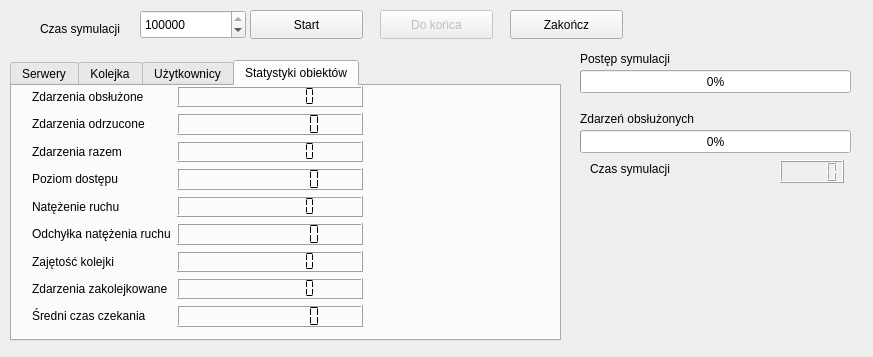
<ui version="4.0" >
 <class>Form</class>
 <widget class="QWidget" name="Form" >
  <property name="geometry" >
   <rect>
    <x>0</x>
    <y>0</y>
    <width>873</width>
    <height>357</height>
   </rect>
  </property>
  <property name="windowTitle" >
   <string>Praca inzynierska -- symulator</string>
  </property>
  <widget class="QPushButton" name="startButton" >
   <property name="geometry" >
    <rect>
     <x>250</x>
     <y>10</y>
     <width>113</width>
     <height>29</height>
    </rect>
   </property>
   <property name="text" >
    <string>Start</string>
   </property>
  </widget>
  <widget class="QPushButton" name="ToEnd" >
   <property name="enabled" >
    <bool>false</bool>
   </property>
   <property name="geometry" >
    <rect>
     <x>380</x>
     <y>10</y>
     <width>113</width>
     <height>29</height>
    </rect>
   </property>
   <property name="text" >
    <string>Do końca</string>
   </property>
  </widget>
  <widget class="QLabel" name="label_3" >
   <property name="geometry" >
    <rect>
     <x>40</x>
     <y>20</y>
     <width>92</width>
     <height>18</height>
    </rect>
   </property>
   <property name="text" >
    <string>Czas symulacji</string>
   </property>
  </widget>
  <widget class="QSpinBox" name="MaxSimTime" >
   <property name="geometry" >
    <rect>
     <x>140</x>
     <y>10</y>
     <width>106</width>
     <height>29</height>
    </rect>
   </property>
   <property name="minimum" >
    <number>1</number>
   </property>
   <property name="maximum" >
    <number>999999999</number>
   </property>
   <property name="singleStep" >
    <number>60</number>
   </property>
   <property name="value" >
    <number>500000</number>
   </property>
  </widget>
  <widget class="QTabWidget" name="EventTabs" >
   <property name="geometry" >
    <rect>
     <x>10</x>
     <y>60</y>
     <width>551</width>
     <height>281</height>
    </rect>
   </property>
   <property name="currentIndex" >
    <number>3</number>
   </property>
   <widget class="QWidget" name="tab" >
    <attribute name="title" >
     <string>Serwery</string>
    </attribute>
    <widget class="QLabel" name="label" >
     <property name="geometry" >
      <rect>
       <x>20</x>
       <y>30</y>
       <width>94</width>
       <height>18</height>
      </rect>
     </property>
     <property name="text" >
      <string>Ilość serwerów</string>
     </property>
    </widget>
    <widget class="QSpinBox" name="ServersNum" >
     <property name="geometry" >
      <rect>
       <x>120</x>
       <y>20</y>
       <width>106</width>
       <height>29</height>
      </rect>
     </property>
     <property name="minimum" >
      <number>1</number>
     </property>
     <property name="maximum" >
      <number>999999999</number>
     </property>
     <property name="value" >
      <number>50</number>
     </property>
    </widget>
   </widget>
   <widget class="QWidget" name="tab_2" >
    <attribute name="title" >
     <string>Kolejka</string>
    </attribute>
    <widget class="QWidget" name="formLayoutWidget_3" >
     <property name="geometry" >
      <rect>
       <x>10</x>
       <y>10</y>
       <width>401</width>
       <height>158</height>
      </rect>
     </property>
     <layout class="QFormLayout" name="formLayout_3" >
      <property name="fieldGrowthPolicy" >
       <enum>QFormLayout::AllNonFixedFieldsGrow</enum>
      </property>
      <item row="0" column="0" >
       <widget class="QLabel" name="label_2" >
        <property name="text" >
         <string>Rozmiar kolejki</string>
        </property>
       </widget>
      </item>
      <item row="0" column="1" >
       <widget class="QSpinBox" name="QueueSize" >
        <property name="maximum" >
         <number>999999999</number>
        </property>
        <property name="singleStep" >
         <number>10</number>
        </property>
        <property name="value" >
         <number>200</number>
        </property>
       </widget>
      </item>
      <item row="1" column="0" >
       <widget class="QLabel" name="label_18" >
        <property name="text" >
         <string>Maksymalny czas czekania</string>
        </property>
       </widget>
      </item>
      <item row="1" column="1" >
       <widget class="QSpinBox" name="WaitLen" >
        <property name="maximum" >
         <number>999999999</number>
        </property>
        <property name="singleStep" >
         <number>10</number>
        </property>
        <property name="value" >
         <number>90</number>
        </property>
       </widget>
      </item>
      <item row="2" column="0" >
       <widget class="QLabel" name="label_21" >
        <property name="text" >
         <string>Dyscyplina kolejki</string>
        </property>
       </widget>
      </item>
      <item row="2" column="1" >
       <widget class="QComboBox" name="Discipline" >
        <item>
         <property name="text" >
          <string>FIFO</string>
         </property>
        </item>
        <item>
         <property name="text" >
          <string>LIFO</string>
         </property>
        </item>
        <item>
         <property name="text" >
          <string>RANDOM</string>
         </property>
        </item>
       </widget>
      </item>
     </layout>
    </widget>
   </widget>
   <widget class="QWidget" name="tab_3" >
    <attribute name="title" >
     <string>Użytkownicy</string>
    </attribute>
    <widget class="QWidget" name="formLayoutWidget_2" >
     <property name="geometry" >
      <rect>
       <x>10</x>
       <y>10</y>
       <width>331</width>
       <height>161</height>
      </rect>
     </property>
     <layout class="QFormLayout" name="formLayout_2" >
      <property name="fieldGrowthPolicy" >
       <enum>QFormLayout::AllNonFixedFieldsGrow</enum>
      </property>
      <item row="0" column="0" >
       <widget class="QLabel" name="label_4" >
        <property name="text" >
         <string>Ilość użytkowników</string>
        </property>
       </widget>
      </item>
      <item row="0" column="1" >
       <widget class="QSpinBox" name="UserNum" >
        <property name="maximum" >
         <number>999999999</number>
        </property>
        <property name="value" >
         <number>200</number>
        </property>
       </widget>
      </item>
      <item row="1" column="1" >
       <widget class="QComboBox" name="EventLength" >
        <item>
         <property name="text" >
          <string>Const</string>
         </property>
        </item>
        <item>
         <property name="text" >
          <string>Wykładniczy</string>
         </property>
        </item>
        <item>
         <property name="text" >
          <string>Normalny</string>
         </property>
        </item>
        <item>
         <property name="text" >
          <string>Poissona</string>
         </property>
        </item>
        <item>
         <property name="text" >
          <string>Erlanga</string>
         </property>
        </item>
       </widget>
      </item>
      <item row="1" column="0" >
       <widget class="QLabel" name="label_13" >
        <property name="text" >
         <string>Czas trwania</string>
        </property>
       </widget>
      </item>
      <item row="2" column="1" >
       <widget class="QSpinBox" name="TrafficLen" >
        <property name="maximum" >
         <number>999999999</number>
        </property>
        <property name="singleStep" >
         <number>10</number>
        </property>
        <property name="value" >
         <number>90</number>
        </property>
       </widget>
      </item>
      <item row="2" column="0" >
       <widget class="QLabel" name="label_11" >
        <property name="text" >
         <string>Średni czas trwania</string>
        </property>
       </widget>
      </item>
      <item row="3" column="0" >
       <widget class="QLabel" name="label_10" >
        <property name="text" >
         <string>Natężenie ruchu</string>
        </property>
       </widget>
      </item>
      <item row="3" column="1" >
       <widget class="QDoubleSpinBox" name="TrafficDen" >
        <property name="maximum" >
         <double>100000.000000000000000</double>
        </property>
        <property name="value" >
         <double>37.899999999999999</double>
        </property>
       </widget>
      </item>
     </layout>
    </widget>
   </widget>
   <widget class="QWidget" name="tab_4" >
    <attribute name="title" >
     <string>Statystyki obiektów</string>
    </attribute>
    <widget class="QWidget" name="formLayoutWidget" >
     <property name="geometry" >
      <rect>
       <x>20</x>
       <y>0</y>
       <width>331</width>
       <height>241</height>
      </rect>
     </property>
     <layout class="QFormLayout" name="formLayout" >
      <property name="fieldGrowthPolicy" >
       <enum>QFormLayout::AllNonFixedFieldsGrow</enum>
      </property>
      <item row="0" column="1" >
       <widget class="QLCDNumber" name="LCDServed" >
        <property name="numDigits" >
         <number>10</number>
        </property>
        <property name="segmentStyle" >
         <enum>QLCDNumber::Flat</enum>
        </property>
       </widget>
      </item>
      <item row="1" column="0" >
       <widget class="QLabel" name="label_8" >
        <property name="text" >
         <string>Zdarzenia odrzucone</string>
        </property>
       </widget>
      </item>
      <item row="1" column="1" >
       <widget class="QLCDNumber" name="LCDRejected" >
        <property name="numDigits" >
         <number>10</number>
        </property>
        <property name="segmentStyle" >
         <enum>QLCDNumber::Flat</enum>
        </property>
       </widget>
      </item>
      <item row="2" column="0" >
       <widget class="QLabel" name="label_9" >
        <property name="text" >
         <string>Zdarzenia razem</string>
        </property>
       </widget>
      </item>
      <item row="2" column="1" >
       <widget class="QLCDNumber" name="LCDAll" >
        <property name="numDigits" >
         <number>10</number>
        </property>
        <property name="segmentStyle" >
         <enum>QLCDNumber::Flat</enum>
        </property>
       </widget>
      </item>
      <item row="0" column="0" >
       <widget class="QLabel" name="label_7" >
        <property name="text" >
         <string>Zdarzenia obsłużone</string>
        </property>
       </widget>
      </item>
      <item row="3" column="0" >
       <widget class="QLabel" name="label_14" >
        <property name="text" >
         <string>Poziom dostępu</string>
        </property>
       </widget>
      </item>
      <item row="3" column="1" >
       <widget class="QLCDNumber" name="LCDGOS" >
        <property name="smallDecimalPoint" >
         <bool>false</bool>
        </property>
        <property name="numDigits" >
         <number>10</number>
        </property>
        <property name="segmentStyle" >
         <enum>QLCDNumber::Flat</enum>
        </property>
        <property name="value" stdset="0" >
         <double>0.000000000000000</double>
        </property>
       </widget>
      </item>
      <item row="4" column="0" >
       <widget class="QLabel" name="label_15" >
        <property name="text" >
         <string>Natężenie ruchu</string>
        </property>
       </widget>
      </item>
      <item row="4" column="1" >
       <widget class="QLCDNumber" name="LCDA" >
        <property name="numDigits" >
         <number>10</number>
        </property>
        <property name="segmentStyle" >
         <enum>QLCDNumber::Flat</enum>
        </property>
       </widget>
      </item>
      <item row="5" column="0" >
       <widget class="QLabel" name="label_16" >
        <property name="text" >
         <string>Odchyłka natężenia ruchu</string>
        </property>
       </widget>
      </item>
      <item row="5" column="1" >
       <widget class="QLCDNumber" name="LCDErr" >
        <property name="numDigits" >
         <number>10</number>
        </property>
        <property name="segmentStyle" >
         <enum>QLCDNumber::Flat</enum>
        </property>
       </widget>
      </item>
      <item row="6" column="0" >
       <widget class="QLabel" name="label_19" >
        <property name="text" >
         <string>Zajętość kolejki</string>
        </property>
       </widget>
      </item>
      <item row="6" column="1" >
       <widget class="QLCDNumber" name="LCDQueUsage" >
        <property name="numDigits" >
         <number>10</number>
        </property>
        <property name="segmentStyle" >
         <enum>QLCDNumber::Flat</enum>
        </property>
       </widget>
      </item>
      <item row="7" column="0" >
       <widget class="QLabel" name="label_12" >
        <property name="text" >
         <string>Zdarzenia zakolejkowane</string>
        </property>
       </widget>
      </item>
      <item row="7" column="1" >
       <widget class="QLCDNumber" name="LCDReallyQueued" >
        <property name="numDigits" >
         <number>10</number>
        </property>
        <property name="segmentStyle" >
         <enum>QLCDNumber::Flat</enum>
        </property>
       </widget>
      </item>
      <item row="8" column="0" >
       <widget class="QLabel" name="label_20" >
        <property name="text" >
         <string>Średni czas czekania</string>
        </property>
       </widget>
      </item>
      <item row="8" column="1" >
       <widget class="QLCDNumber" name="LCDAvgWait" >
        <property name="numDigits" >
         <number>10</number>
        </property>
        <property name="segmentStyle" >
         <enum>QLCDNumber::Flat</enum>
        </property>
       </widget>
      </item>
     </layout>
    </widget>
   </widget>
  </widget>
  <widget class="QPushButton" name="QuiT" >
   <property name="geometry" >
    <rect>
     <x>510</x>
     <y>10</y>
     <width>113</width>
     <height>29</height>
    </rect>
   </property>
   <property name="text" >
    <string>Zakończ</string>
   </property>
  </widget>
  <widget class="QProgressBar" name="ProgressSim" >
   <property name="geometry" >
    <rect>
     <x>580</x>
     <y>70</y>
     <width>271</width>
     <height>23</height>
    </rect>
   </property>
   <property name="value" >
    <number>0</number>
   </property>
  </widget>
  <widget class="QProgressBar" name="ProgressGOS" >
   <property name="geometry" >
    <rect>
     <x>580</x>
     <y>130</y>
     <width>271</width>
     <height>23</height>
    </rect>
   </property>
   <property name="value" >
    <number>0</number>
   </property>
  </widget>
  <widget class="QLabel" name="label_5" >
   <property name="geometry" >
    <rect>
     <x>580</x>
     <y>50</y>
     <width>104</width>
     <height>18</height>
    </rect>
   </property>
   <property name="text" >
    <string>Postęp symulacji</string>
   </property>
  </widget>
  <widget class="QLabel" name="label_6" >
   <property name="geometry" >
    <rect>
     <x>580</x>
     <y>110</y>
     <width>141</width>
     <height>18</height>
    </rect>
   </property>
   <property name="text" >
    <string>Zdarzeń obsłużonych</string>
   </property>
  </widget>
  <widget class="QLCDNumber" name="LCDClock" >
   <property name="geometry" >
    <rect>
     <x>780</x>
     <y>160</y>
     <width>64</width>
     <height>23</height>
    </rect>
   </property>
  </widget>
  <widget class="QLabel" name="LCDCLockLabel" >
   <property name="geometry" >
    <rect>
     <x>590</x>
     <y>160</y>
     <width>171</width>
     <height>18</height>
    </rect>
   </property>
   <property name="text" >
    <string>Czas symulacji</string>
   </property>
  </widget>
 </widget>
 <resources/>
 <connections/>
</ui>
